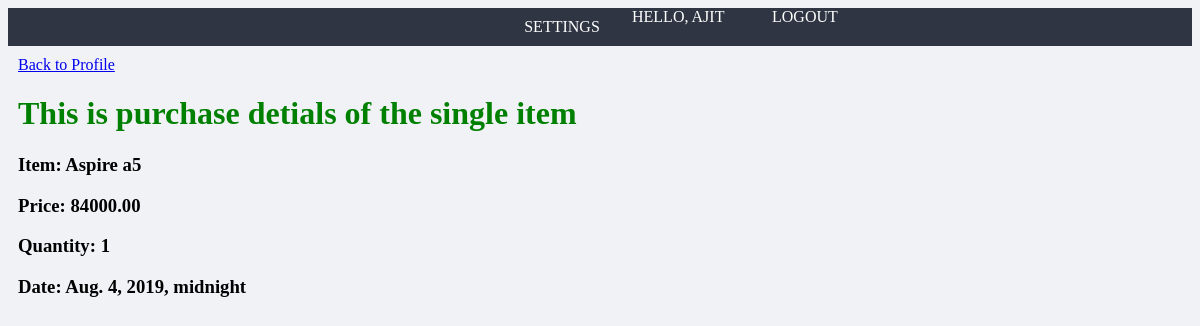
The page /purchase_details/19 (signed in) on the database its author committed.
### main_app/models.py (models this page shows, shortened)
class Sales(models.Model):
    item = models.ForeignKey(Item, on_delete=models.CASCADE)
    quantity = models.DecimalField(max_digits=5, decimal_places=0)
    customer = models.ForeignKey(Customer, on_delete=models.CASCADE)
    date = models.DateTimeField()

class Item(models.Model):
    name = models.CharField(max_length=50)
    price = models.DecimalField(max_digits=8, decimal_places=2)
    brand = models.ForeignKey(Brand, on_delete=models.CASCADE, null=True, blank=True)
    cat = models.ForeignKey(Category, on_delete=models.CASCADE, null=True, blank=True)
    subCat = models.ForeignKey(SubCategory, on_delete=models.CASCADE, null=True, blank=True)
    supplier = models.ForeignKey(Supplier, on_delete=models.CASCADE,  null=True, blank=True)
    quantity = models.DecimalField(default=0, max_digits=5, decimal_places=0)

### main_app/decorators.py (the view)
        def wrapper_func(request, *args, **kwargs):
            group = None
            if request.user.groups.exists():
                group = request.user.groups.all()[0].name
            if group in allowed_roles:
                return view_func(request, *args, **kwargs)
            else:
                return HttpResponse('404 file not found')

### main_app/views.py (called while the page is built)
@login_required(login_url='main_app:login')
@allowed_user(allowed_roles=['Customer'])
def purchaseDetails(request,pk):
    purchase = Sales.objects.get(id=pk)
    context = {'item': purchase}
    return render(request, 'main_app/customer_purchase_details.html', context)

### templates/main_app/customer_purchase_details.html
{% extends 'main_app/base.html' %}
{% block body_block %}
<a href="{% url 'main_app:index' %}">Back to Profile</a>
<h1>This is purchase detials of the single item</h1>
<h3>Item: {{ item.item.name }}</h3>
<h3>Price: {{ item.item.price }}</h3>
<h3>Quantity: {{ item.quantity }}</h3>
<h3>Date: {{ item.date }}</h3>
{% endblock body_block %}

### templates/main_app/base.html (shortened to what this page needs)
<!DOCTYPE html>
{% load static %}
<html lang="en">
<head>
    <link rel="stylesheet" href="{% static 'css/style.css' %}">
</head>
<body>
    <nav>
        <ul>
            {% if request.user.is_staff %}
                <li>
                    <a href="{% url 'main_app:index' %}">Home</a>
                </li>
                <li>
                    <a href="{% url 'main_app:dashboard' %}">Dashboard</a>
                </li>
            {% else %}
                <li>
                    <a href="{% url 'main_app:accountSettings' %}">Settings</a>
                </li>
            {% endif %}
            <span>Hello, {{ request.user }}</span>
            <span><a href="{% url 'main_app:logout' %}">Logout</a></span>
        </ul>
    </nav>
    <div class="conatiner">
        {% block body_block %}
        {% endblock body_block %}
    </div>
</body>
</html>

### static/css/style.css (style rules this page uses)
:root { --primary: #ffffff; --secondary: #f1f2f6; --fitted: #dfe4ea; --primaryDark: #2f3542; --fittedDark: #747d8c; --secondaryDark: #57606f; --shadow: 0 1px 5px rgba(104, 104, 104, 0.8); }
* { background: var(--secondary); }
h1 { color: green; }
div { margin: 10px; }
nav { background: var(--primaryDark); width: 100%; }
nav ul { display: grid; height: 100%; grid-template-columns: repeat(5, 140px); justify-content: flex-end; background: transparent; margin: 0; padding: 0; }
nav ul li { list-style: none; background: transparent; display: block; margin: 10px; text-align: center; }
nav ul li a, nav ul span, nav ul span a { text-decoration: none; text-transform: uppercase; background: transparent; color: var(--primary); }

### rows shown on the page
Sales: item.name "Aspire a5", item.price "84000.00", quantity "1", date "Aug. 4, 2019, midnight"

### other values the page prints
{{ request.user }} "AJIT"
